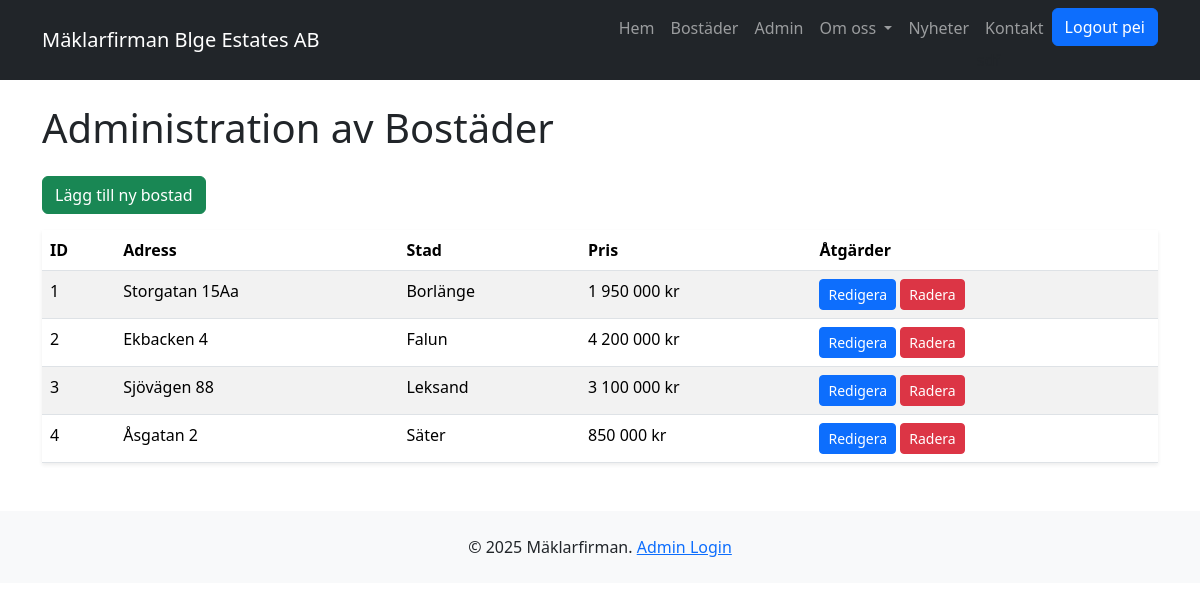
Page /admin/ (signed in) on the committed database.
### models/user.py (models this page shows, shortened)
class User(db.Model, UserMixin):
    __tablename__ = 'users'
    id = db.Column(db.Integer, primary_key=True)
    username = db.Column(db.String(50), unique=True, nullable=False)
    password = db.Column(db.String(100), nullable=False)
    role = db.Column(db.String(20), nullable=False)

### models/bostad.py (models this page shows, shortened)
class Bostad(db.Model):
    __tablename__ = 'bostader'
    id = db.Column(db.Integer, primary_key=True)
    adress = db.Column(db.String(200), nullable=False)
    stad = db.Column(db.String(100), nullable=False)
    pris = db.Column(db.String(50), nullable=False)
    rum = db.Column(db.Integer, nullable=False)
    yta = db.Column(db.Integer, nullable=False)
    beskrivning = db.Column(db.Text)

### myblueprints/admin/admin_routes.py (the view)
@admin_bp.route('/')
@login_required
def admin_lista_bostader():
    alla_bostader = bostad_repo.hamta_alla()
    return render_template(
        'admin_bostader_lista.html',
        bostader=alla_bostader,
        titel='Administration av Bostäder'
    )

### dbrepositories/bostad_repository.py (called while the page is built)
    def hamta_alla(self):
        return Bostad.query.all()

### flask_app.py (called while the page is built)
def skapa_app():
    app = Flask(__name__)
    app.config['SECRET_KEY'] = 'din_superhemliga_nyckel'   # Behöv för att sessions/inloggning ska vara säkert
    app.config['SQLALCHEMY_DATABASE_URI'] = 'sqlite:///blgeestates.db'  # Pekar ut vilken databas som ska användas
    app.config['SQLALCHEMY_TRACK_MODIFICATIONS'] = False   # Spara minne och processorkraft
    init_db(app)
    registrera_blueprints(app)
    create_routes(app)
    login_manager = LoginManager()
    login_manager.init_app(app)                     # Koppla till appen
    login_manager.login_view = 'auth_bp.login'      # Var ska man hamna om man inte är inloggad?
    @login_manager.user_loader
    def load_user(user_id):
        return User.query.get(int(user_id))
    return app

### myblueprints/admin/templates/admin_bostader_lista.html (shortened to what this page needs)
{% extends "base.html" %}
{% block content %}
    <h1 class="mb-4">{{ titel }}</h1>
    <a href="{{ url_for('admin_bp.admin_form') }}" class="btn btn-success mb-3">
         Lägg till ny bostad
    </a>
    <table class="table table-striped table-hover shadow-sm">
        <thead>
            <tr>
                <th>ID</th>
                <th>Adress</th>
                <th>Stad</th>
                <th>Pris</th>
                <th>Åtgärder</th>
            </tr>
        </thead>
        <tbody>
        {% for bostad in bostader %}
            <tr>
                <td>{{ bostad.id }}</td>
                <td>{{ bostad.adress }}</td>
                <td>{{ bostad.stad }}</td>
                <td>{{ bostad.pris }}</td>
                <td>
                    <a href="{{ url_for('admin_bp.admin_form', bostad_id=bostad.id) }}" class="btn btn-sm btn-primary">Redigera</a>
                    <form action="{{ url_for('admin_bp.admin_delete', bostad_id=bostad.id) }}" method="POST" class="d-inline">
                        <button type="submit" class="btn btn-sm btn-danger" onclick="return confirm('Är du säker på att du vill radera {{ bostad.adress }}?');">Radera</button>
                    </form>
                </td>
            </tr>
        {% else %}
            <tr>
                <td colspan="5" class="text-center">Inga bostäder hittades.</td>
            </tr>
        {% endfor %}
        </tbody>
    </table>
{% endblock %}

### templates/base.html (shortened to what this page needs)
<!DOCTYPE html>
<html lang="sv">
<head>
    <link href="https://cdn.jsdelivr.net/npm/bootstrap@5.3.8/dist/css/bootstrap.min.css" rel="stylesheet"
>
</head>
<body>
    <header>
        <nav class="navbar navbar-expand-lg navbar-dark bg-dark">
            <div class="container">
                <a class="navbar-brand" href="{{ url_for('index') }}">Mäklarfirman Blge Estates AB</a>
                <div class="collapse navbar-collapse" id="navbarNav">
                    <ul class="navbar-nav ms-auto">
                        <li class="nav-item">
                            <a class="nav-link" href="{{ url_for('index') }}">Hem</a>
                        </li>
                        <li class="nav-item">
                            <a class="nav-link" href="{{ url_for('bostader_bp.lista_bostader') }}">Bostäder</a>
                        </li>
                        <li class="nav-item">
                            <a class="nav-link" href="{{ url_for('admin_bp.admin_lista_bostader') }}">Admin</a>
                        </li>
                        <li class="nav-item dropdown">
                            <a class="nav-link dropdown-toggle" href="#" id="maklareDropdown" role="button"
                                data-bs-toggle="dropdown" aria-expanded="false">
                                Om oss
                            </a>
                        </li>
                        <li class="nav-item">
                            <a class="nav-link" href="{{ url_for('nyheter_bp.lista_nyheter') }}">Nyheter</a>
                        </li>
                        <li class="nav-item">
                            <a class="nav-link" href="#">Kontakt</a>sdf
                        </li>
                        <li class="nav-item text-muted">
                            {% if current_user.is_authenticated %}
                            <a href="{{ url_for('auth_bp.logout') }}" class="btn btn-primary">Logout {{
                                current_user.username }}</a>
                            {% else %}
                            <a href="{{ url_for('auth_bp.login') }}" class="btn btn-primary">Logga in</a>
                            {%endif%}
                        </li>
                    </ul>
                </div>
            </div>
        </nav>
    </header>
    <main class="container my-4">
        {% block content %}{% endblock %}
    </main>
    <footer class="bg-light text-center text-lg-start mt-5">
        <div class="container p-4">
            <p class="text-center mb-0">
                &copy;
                <script>document.write(new Date().getFullYear())</script> Mäklarfirman.
                <a href="#">Admin Login</a>
            </p>
        </div>
    </footer>
</body>
</html>

### rows in the picture
User: username "pei"
Bostad: id "1", adress "Storgatan 15Aa", stad "Borlänge", pris "1 950 000 kr"
Bostad: id "2", adress "Ekbacken 4", stad "Falun", pris "4 200 000 kr"
Bostad: id "3", adress "Sjövägen 88", stad "Leksand", pris "3 100 000 kr"
Bostad: id "4", adress "Åsgatan 2", stad "Säter", pris "850 000 kr"

### other values in the picture
{{ titel }} "Administration av Bostäder"
